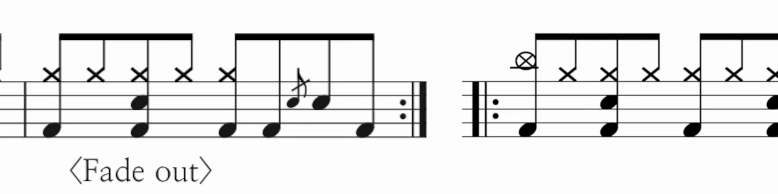
#> input picture backend/tests/fixtures/real_repeat_gpYDVEsuXio_end_repeat.png, 778 x 194 px
$ python -i sheet_finalize.py   (imports and definitions only)
#> lines starting #> are read from the running program, lines starting #| are printed output that depends on the picture
from __future__ import annotations

from typing import List, Literal, Optional, Sequence, Tuple

import cv2
import numpy as np

from app.pipeline.page_diff import compare_frames


PORTRAIT_PAGE_RATIO = 1.0 / 1.4142  # A-series portrait, width / height ~= 0.707
PageFillMode = Literal["balanced", "performance"]


def finalize_sheet_pages(
    image,
    *,
    page_ratio: float = PORTRAIT_PAGE_RATIO,
    page_fill_mode: PageFillMode = "performance",
    normalize_tone: bool = True,
    protected_split_boundaries: Optional[Sequence[int]] = None,
) -> List[np.ndarray]:
    if image is None or image.size == 0:
        return []

    prepared = _normalize_score_tone(image) if normalize_tone else image.copy()
    pages = _split_long_page(
        prepared,
        page_ratio=page_ratio,
        page_fill_mode=page_fill_mode,
        protected_split_boundaries=protected_split_boundaries,
    )
    if not pages:
        pages = [prepared]
    return _frame_pages_as_printed_set(pages, page_ratio=page_ratio)


# [31 lines left out: function finalize_sheet_sequence, not called in this run]


def _frame_pages_as_printed_set(images: List[np.ndarray], *, page_ratio: float) -> List[np.ndarray]:
    valid_images = [image for image in images if image is not None and image.size > 0]
    if not valid_images:
        return []

    max_w = max(int(image.shape[1]) for image in valid_images)
    max_h = max(int(image.shape[0]) for image in valid_images)
    if max_w <= 0 or max_h <= 0:
        return valid_images

    margin_x = max(10, int(max_w * 0.018))
    margin_top = max(14, int(max_h * 0.024))
    margin_bottom = max(20, int(max_h * 0.036))
    canvas_w = max_w + (margin_x * 2)
    target_ratio = max(0.6, float(page_ratio))
    canvas_h = max(margin_top + margin_bottom + 1, int(round(canvas_w / target_ratio)))

    inner_w = max(1, canvas_w - (margin_x * 2))
    inner_h = max(1, canvas_h - margin_top - margin_bottom)
    common_scale = min(1.0, inner_w / float(max_w), inner_h / float(max_h))

    return [
        _frame_as_printed_page(
            image,
            canvas_w=canvas_w,
            canvas_h=canvas_h,
            margin_x=margin_x,
            margin_top=margin_top,
            margin_bottom=margin_bottom,
            common_scale=common_scale,
        )
        for image in valid_images
    ]


def _normalize_score_tone(image) -> np.ndarray:
    if image.ndim == 2:
        gray = image
    else:
        gray = cv2.cvtColor(image, cv2.COLOR_BGR2GRAY)

    gray = cv2.medianBlur(gray, 3)
    low = float(np.percentile(gray, 1.0))
    high = float(np.percentile(gray, 99.0))
    if high - low > 1.0:
        scaled = np.clip((gray.astype(np.float32) - low) * (255.0 / (high - low)), 0, 255).astype(np.uint8)
    else:
        scaled = gray.copy()

    lifted = cv2.convertScaleAbs(scaled, alpha=1.06, beta=6)
    return cv2.cvtColor(lifted, cv2.COLOR_GRAY2BGR)


# [129 lines left out: functions _is_near_same_frame, _merge_vertical_sheet, _pad_to_width, _estimate_vertical_overlap, _overlap_ink_agrees, not called in this run]


def _split_long_page(
    image,
    *,
    page_ratio: float,
    page_fill_mode: PageFillMode = "performance",
    protected_split_boundaries: Optional[Sequence[int]] = None,
) -> List[np.ndarray]:
    h, w = image.shape[:2]
    if h <= 0 or w <= 0:
        return []

    mode: PageFillMode = "performance" if page_fill_mode == "performance" else "balanced"

    min_single_page_scale = 0.96 if mode == "performance" else 0.97
    target_h = _resolve_split_target_height(
        width=w,
        page_ratio=page_ratio,
        min_single_page_scale=min_single_page_scale,
    )
    if _estimate_single_page_frame_scale(height=h, width=w, page_ratio=page_ratio) >= min_single_page_scale:
        return [image]

    gray = cv2.cvtColor(image, cv2.COLOR_BGR2GRAY)
    inv = cv2.adaptiveThreshold(
        gray,
        255,
        cv2.ADAPTIVE_THRESH_GAUSSIAN_C,
        cv2.THRESH_BINARY_INV,
        31,
        7,
    )
    row_density = (inv > 0).sum(axis=1).astype(np.float32) / float(max(1, w))

    protected_boundaries = _normalize_protected_split_boundaries(
        protected_split_boundaries,
        height=h,
    )
    if protected_boundaries:
        return _slice_by_whitespace(
            image,
            row_density=row_density,
            target_h=target_h,
            page_fill_mode=mode,
            page_ratio=page_ratio,
            protected_split_boundaries=protected_boundaries,
        )

    threshold = float(np.clip(np.percentile(row_density, 72) * 0.34, 0.004, 0.03))
    active = row_density > threshold
    bands = _extract_active_bands(active, min_len=max(6, int(h * 0.004)))

    if not bands:
        return _slice_by_whitespace(
            image,
            row_density=row_density,
            target_h=target_h,
            page_fill_mode=mode,
            page_ratio=page_ratio,
        )

    if mode == "performance":
        # Performance mode: fit more systems per page to reduce page turns.
        gap_pad = max(6, int(target_h * 0.012))
        soft_page_limit = int(target_h * 1.02)
        hard_page_limit = int(target_h * 1.10)
        underfill_floor = int(target_h * 0.90)
    else:
        gap_pad = max(8, int(h * 0.012))
        # Balanced mode keeps conservative breathing room near page bottoms.
        soft_page_limit = int(target_h * 0.93)
        hard_page_limit = soft_page_limit
        underfill_floor = 0
    expanded = [(max(0, s - gap_pad), min(h, e + gap_pad)) for s, e in bands]

    pages: List[Tuple[int, int]] = []
    cur_s, cur_e = expanded[0]
    for s, e in expanded[1:]:
        candidate_h = e - cur_s
        current_h = cur_e - cur_s
        if candidate_h <= soft_page_limit:
            cur_e = e
            continue
        if underfill_floor > 0 and current_h < underfill_floor and candidate_h <= hard_page_limit:
            cur_e = e
            continue
        pages.append((cur_s, cur_e))
        cur_s, cur_e = s, e
    pages.append((cur_s, cur_e))
    pages = _resolve_overlapping_ranges(pages, row_density=row_density)

    # Band-based grouping is only safe when page ranges stay effectively contiguous.
    # If it introduces internal dropped rows, fall back to whitespace slicing so
    # sparse notation between systems is preserved.
    max_internal_gap = max(6, int(target_h * 0.004))
    if _has_internal_page_gaps(pages, max_gap=max_internal_gap):
        return _slice_by_whitespace(
            image,
            row_density=row_density,
            target_h=target_h,
            page_fill_mode=mode,
            page_ratio=page_ratio,
        )

    # If the band pass omits rows that still look active, it is clipping notation.
    # Fall back to whitespace slicing, which preserves full row coverage.
    if _ranges_drop_active_rows(pages, active_mask=active):
        return _slice_by_whitespace(
            image,
            row_density=row_density,
            target_h=target_h,
            page_fill_mode=mode,
            page_ratio=page_ratio,
        )

    normalized_pages: List[np.ndarray] = []
    for s, e in pages:
        if e - s > int(target_h * 1.32):
            oversized = image[s:e]
            sub_density = row_density[s:e]
            normalized_pages.extend(
                _slice_by_whitespace(
                    oversized,
                    row_density=sub_density,
                    target_h=target_h,
                    page_fill_mode=mode,
                    page_ratio=page_ratio,
                )
            )
            continue
        normalized_pages.append(image[s:e].copy())

    if len(normalized_pages) == 1:
        only_page = normalized_pages[0]
        if (
            _estimate_single_page_frame_scale(
                height=int(only_page.shape[0]),
                width=int(only_page.shape[1]),
                page_ratio=page_ratio,
            )
            < min_single_page_scale
        ):
            return _slice_by_whitespace(
                image,
                row_density=row_density,
                target_h=target_h,
                page_fill_mode=mode,
                page_ratio=page_ratio,
            )

    if normalized_pages:
        return _balance_short_edge_pages(
            normalized_pages,
            target_h=target_h,
            page_fill_mode=mode,
            page_ratio=page_ratio,
        )

    return _slice_by_whitespace(
        image,
        row_density=row_density,
        target_h=target_h,
        page_fill_mode=mode,
        page_ratio=page_ratio,
    )


def _resolve_split_target_height(
    *,
    width: int,
    page_ratio: float,
    min_single_page_scale: float,
) -> int:
    if width <= 0:
        return 900

    desired_height = max(900, int(round(width / max(0.35, page_ratio))))
    if _estimate_single_page_frame_scale(
        height=desired_height,
        width=width,
        page_ratio=page_ratio,
    ) >= min_single_page_scale:
        return desired_height

    low = 900
    high = desired_height
    best = low
    while low <= high:
        mid = (low + high) // 2
        scale = _estimate_single_page_frame_scale(
            height=mid,
            width=width,
            page_ratio=page_ratio,
        )
        if scale >= min_single_page_scale:
            best = mid
            low = mid + 1
        else:
            high = mid - 1
    return max(900, int(best))


# [504 lines left out: functions _normalize_protected_split_boundaries, _resolve_overlapping_ranges, _extract_active_bands, _has_internal_page_gaps, _ranges_drop_active_rows, _slice_by_whitespace and 7 more, not called in this run]


def _estimate_single_page_frame_scale(*, height: int, width: int, page_ratio: float) -> float:
    if height <= 0 or width <= 0:
        return 1.0

    margin_x = max(10, int(width * 0.018))
    margin_top = max(14, int(height * 0.024))
    margin_bottom = max(20, int(height * 0.036))
    canvas_w = width + (margin_x * 2)
    target_ratio = max(0.6, float(page_ratio))
    canvas_h = max(margin_top + margin_bottom + 1, int(round(canvas_w / target_ratio)))

    inner_w = max(1, canvas_w - (margin_x * 2))
    inner_h = max(1, canvas_h - margin_top - margin_bottom)
    return float(min(1.0, inner_w / float(width), inner_h / float(height)))


def _frame_as_printed_page(
    image,
    *,
    page_ratio: float = PORTRAIT_PAGE_RATIO,
    canvas_w: Optional[int] = None,
    canvas_h: Optional[int] = None,
    margin_x: Optional[int] = None,
    margin_top: Optional[int] = None,
    margin_bottom: Optional[int] = None,
    common_scale: float = 1.0,
) -> np.ndarray:
    h, w = image.shape[:2]
    if h <= 0 or w <= 0:
        return image

    if margin_x is None:
        margin_x = max(10, int(w * 0.018))
    if margin_top is None:
        margin_top = max(14, int(h * 0.024))
    if margin_bottom is None:
        margin_bottom = max(20, int(h * 0.036))

    if canvas_w is None:
        canvas_w = w + (margin_x * 2)
    if canvas_h is None:
        target_ratio = max(0.6, float(page_ratio))
        canvas_h = max(margin_top + margin_bottom + 1, int(round(canvas_w / target_ratio)))

    scale = float(np.clip(common_scale, 0.05, 1.0))
    if scale < 0.999:
        target_w = max(1, int(round(w * scale)))
        target_h = max(1, int(round(h * scale)))
        image = cv2.resize(image, (target_w, target_h), interpolation=cv2.INTER_AREA)
        h, w = image.shape[:2]

    canvas = np.full((canvas_h, canvas_w, 3), 255, dtype=np.uint8)
    y0 = margin_top
    usable_w = max(1, canvas_w - (margin_x * 2))
    x0 = margin_x + max(0, (usable_w - w) // 2)
    if y0 + h > canvas_h - margin_bottom:
        y0 = max(margin_top, canvas_h - margin_bottom - h)
    canvas[y0 : y0 + h, x0 : x0 + w] = image
    return canvas

>>> import cv2
>>> picture = cv2.imread('../../tests/fixtures/real_repeat_gpYDVEsuXio_end_repeat.png')
#> picture is the input picture: shape (194, 778, 3); mean B, G, R 231.4, 231.4, 231.4
>>> result = finalize_sheet_pages(picture)
#> in _normalize_score_tone, `gray = cv2.medianBlur(gray, 3)`:
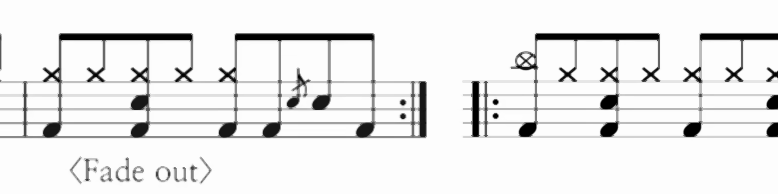
#> gray: shape (194, 778); min 0, max 255, mean 233.5
#> in _normalize_score_tone, `low = float(np.percentile(gray, 1.0))`: low = 0
#> in _normalize_score_tone, `high = float(np.percentile(gray, 99.0))`: high = 253
#> in finalize_sheet_pages, `pages = _split_long_page( prepared, page_ratio=page_ratio, page_fill_m..`: pages = 1 item
#> in _frame_pages_as_printed_set, `max_w = max(int(image.shape[1]) for image in valid_images)`: max_w = 778
#> in _frame_pages_as_printed_set, `max_h = max(int(image.shape[0]) for image in valid_images)`: max_h = 194
#> in _frame_pages_as_printed_set, `margin_x = max(10, int(max_w * 0.018))`: margin_x = 14
#> in _frame_pages_as_printed_set, `margin_bottom = max(20, int(max_h * 0.036))`: margin_bottom = 20
#> in _frame_pages_as_printed_set, `canvas_w = max_w + (margin_x * 2)`: canvas_w = 806
#> in _frame_pages_as_printed_set, `canvas_h = max(margin_top + margin_bottom + 1, int(round(canvas_w / ta..`: canvas_h = 1140
#> in _frame_pages_as_printed_set, `inner_w = max(1, canvas_w - (margin_x * 2))`: inner_w = 778
#> in _frame_pages_as_printed_set, `inner_h = max(1, canvas_h - margin_top - margin_bottom)`: inner_h = 1106
#> in _frame_pages_as_printed_set, `common_scale = min(1.0, inner_w / float(max_w), inner_h / float(max_h))`: common_scale = 1
#> in _frame_as_printed_page, `canvas = np.full((canvas_h, canvas_w, 3), 255, dtype=np.uint8)`: canvas: shape (1140, 806, 3); every value is 255
#> in _frame_as_printed_page, `y0 = margin_top`: y0 = 14
#> in _frame_as_printed_page, `usable_w = max(1, canvas_w - (margin_x * 2))`: usable_w = 778
#> in _frame_as_printed_page, `x0 = margin_x + max(0, (usable_w - w) // 2)`: x0 = 14
#> in _frame_as_printed_page, `canvas[y0 : y0 + h, x0 : x0 + w] = image`:
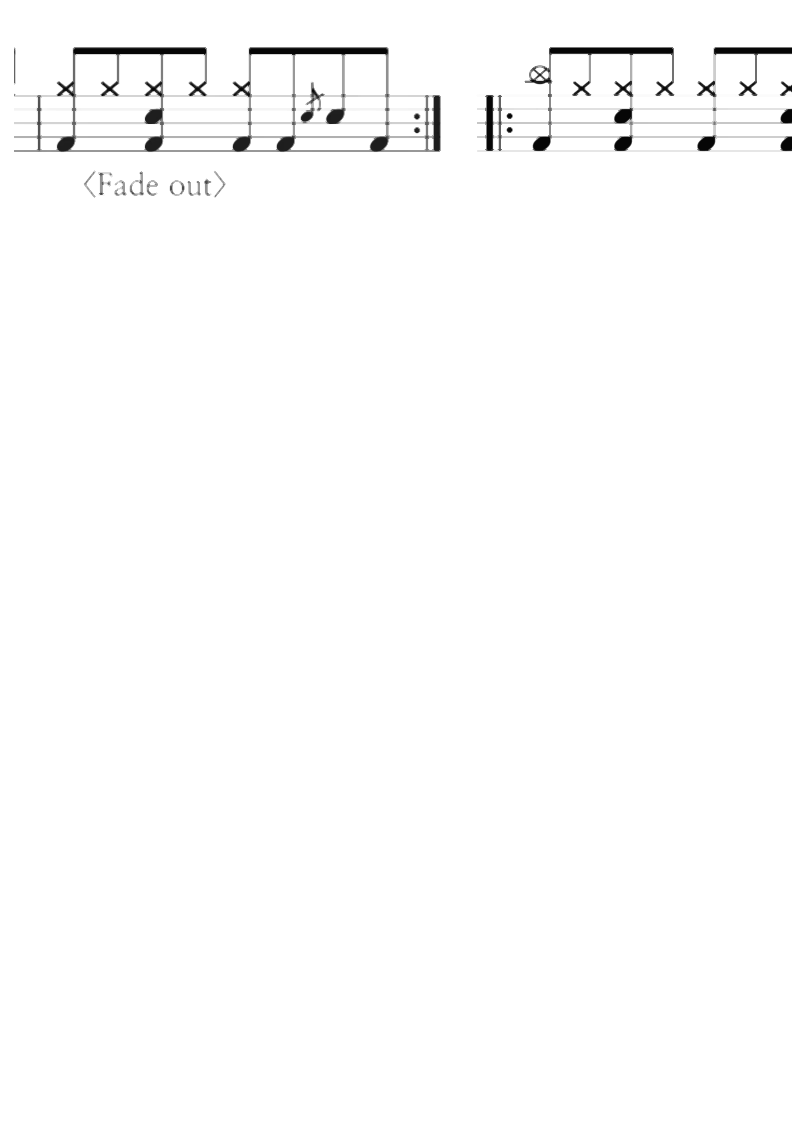
#> canvas: shape (1140, 806, 3); min 6, max 255, mean 252.1
#> result = 1 item

$ run again, on backend/tests/fixtures/real_repeat_gpYDVEsuXio_start_repeat.png
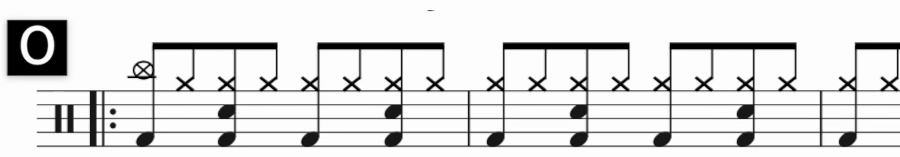
#> input picture backend/tests/fixtures/real_repeat_gpYDVEsuXio_start_repeat.png, 900 x 157 px
#> picture is the input picture: shape (157, 900, 3); mean B, G, R 222.3, 222.3, 222.3
#> in _normalize_score_tone, `gray = cv2.medianBlur(gray, 3)`:
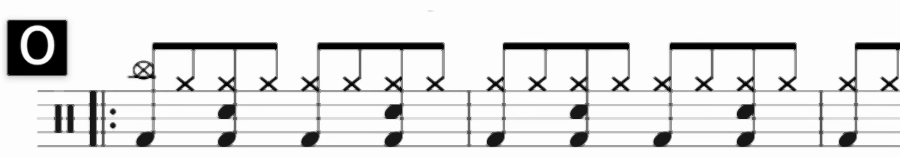
#> gray: shape (157, 900); min 0, max 255, mean 224.7
#> low = 0
#> high = 253
#> pages = 1 item
#> max_w = 900
#> max_h = 157
#> in _frame_pages_as_printed_set, `margin_x = max(10, int(max_w * 0.018))`: margin_x = 16
#> in _frame_pages_as_printed_set, `margin_top = max(14, int(max_h * 0.024))`: margin_top = 14
#> in _frame_pages_as_printed_set, `margin_bottom = max(20, int(max_h * 0.036))`: margin_bottom = 20
#> in _frame_pages_as_printed_set, `canvas_w = max_w + (margin_x * 2)`: canvas_w = 932
#> in _frame_pages_as_printed_set, `canvas_h = max(margin_top + margin_bottom + 1, int(round(canvas_w / ta..`: canvas_h = 1318
#> in _frame_pages_as_printed_set, `inner_w = max(1, canvas_w - (margin_x * 2))`: inner_w = 900
#> in _frame_pages_as_printed_set, `inner_h = max(1, canvas_h - margin_top - margin_bottom)`: inner_h = 1284
#> common_scale = 1
#> y0 = 14
#> usable_w = 900
#> x0 = 16
#> in _frame_as_printed_page, `canvas[y0 : y0 + h, x0 : x0 + w] = image`:
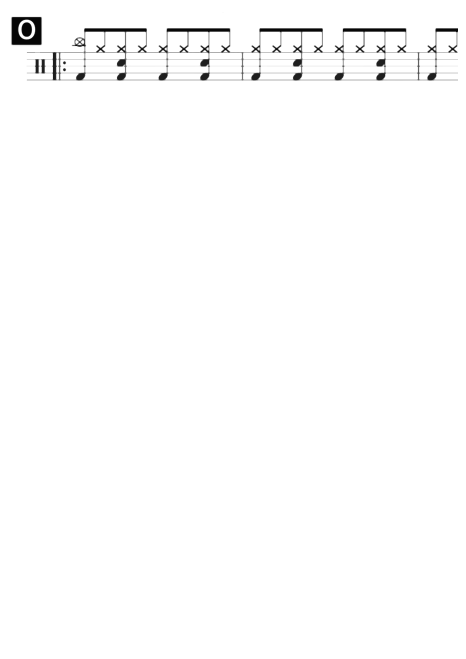
#> canvas: shape (1318, 932, 3) (shown at 1/2 size); min 6, max 255, mean 252.1
#> result = 1 item
